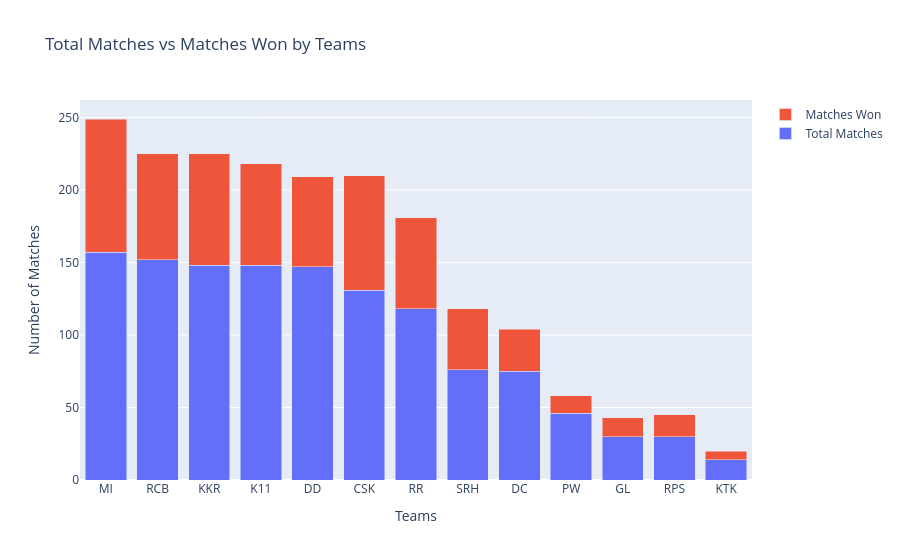

Here is the notebook cell this chart was saved with:
### Code cell
py.init_notebook_mode(connected=True)



matches_played = pd.concat([matches['team1'], matches['team2']])
matches_played = matches_played.value_counts().reset_index()
matches_played.columns = ['Team', 'Total Matches']

matches_won = matches['winner'].value_counts().reset_index()
matches_won.columns = ['Team', 'Wins']

matches_summary = matches_played.merge(matches_won, on='Team', how='left')

matches_summary['Wins'] = matches_summary['Wins'].fillna(0)

matches_summary.set_index('Team', inplace=True)

print(matches_summary.head())

trace1 = go.Bar(
    x=matches_summary.index,
    y=matches_summary['Total Matches'],
    name='Total Matches'
)

trace2 = go.Bar(
    x=matches_summary.index,
    y=matches_summary['Wins'],
    name='Matches Won'
)

layout = go.Layout(
    title='Total Matches vs Matches Won by Teams',
    xaxis=dict(title='Teams'),
    yaxis=dict(title='Number of Matches'),
    barmode='stack'
)

fig = go.Figure(data=[trace1, trace2], layout=layout)

py.iplot(fig)

### Figure 1 — Plotly figure (JSON) as saved in the notebook; plotly's stock layout.template omitted (floating-point values rounded to 4 significant figures)
{"data": [{"name": "Total Matches", "type": "bar", "x": ["MI", "RCB", "KKR", "K11", "DD", "CSK", "RR", "SRH", "DC", "PW", "GL", "RPS", "KTK"], "y": [157, 152, 148, 148, 147, 131, 118, 76, 75, 46, 30, 30, 14]}, {"name": "Matches Won", "type": "bar", "x": ["MI", "RCB", "KKR", "K11", "DD", "CSK", "RR", "SRH", "DC", "PW", "GL", "RPS", "KTK"], "y": [92, 73, 77, 70, 62, 79, 63, 42, 29, 12, 13, 15, 6]}], "layout": {"barmode": "stack", "title": {"text": "Total Matches vs Matches Won by Teams"}, "xaxis": {"title": {"text": "Teams"}}, "yaxis": {"title": {"text": "Number of Matches"}}}}
